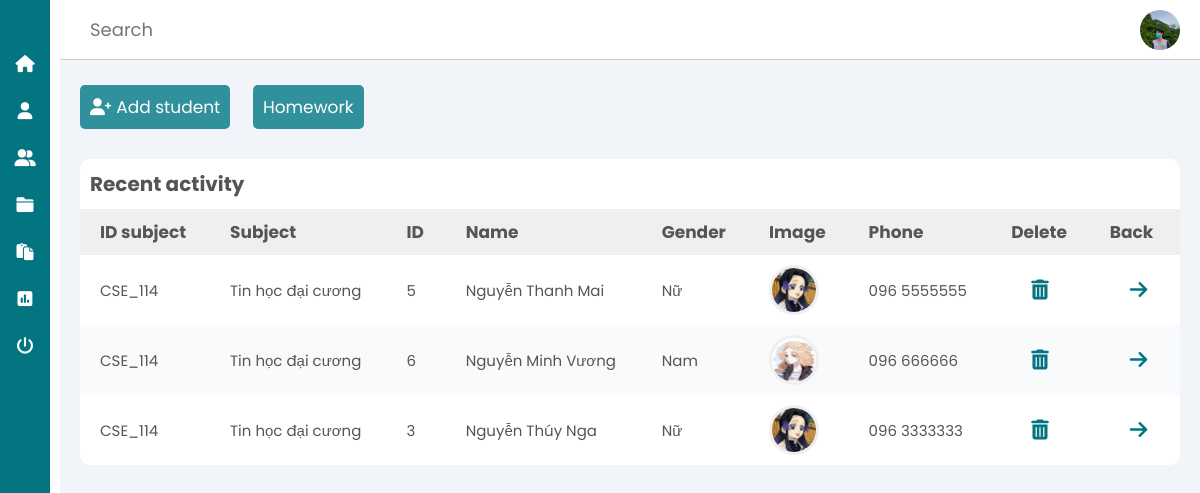
The app's page /teacher/register.php?id_subject=CSE_114 (signed in) with its own data.
### tables this page shows
CREATE TABLE `tb_student` (
  `id_student` int(11) NOT NULL,
  `user_id` int(11) DEFAULT NULL,
  `name_student` varchar(50) DEFAULT NULL,
  `gender` tinyint(4) DEFAULT NULL,
  `image_student` char(30) DEFAULT NULL,
  `phone` char(15) DEFAULT NULL
);

CREATE TABLE `tb_subject` (
  `id_subject` char(30) NOT NULL,
  `name_subject` varchar(100) DEFAULT NULL,
  `description` varchar(100) DEFAULT NULL,
  `img_subject` char(30) DEFAULT NULL
);

### teacher/register.php (the view)
<?php
    include('header.php');
    if(isset($_GET['id_subject'])){
        $id = $_GET['id_subject'];
    }
?>
    <main>
        <a href="add_register.php?id_subject=<?php echo $id;?>" class="btn btn-add" style="margin-right: 2rem;">
            <i class="fas fa-user-plus" style="margin-right: 0.5rem;"></i>Add student
        </a>
        <a href="homework_id.php?id_subject=<?php echo $id;?>" class="btn btn-add">Homework</a>
        <section class="recent">
            <div class="activity-grid">
                <div class="activity-card">
                    <h3>Recent activity</h3>
                    <div class="table-responsive">
                        <table>
                            <thead>
                                <tr>
                                    <th>ID subject</th>
                                    <th>Subject</th>
                                    <th>ID</th>
                                    <th>Name</th>
                                    <th>Gender</th>
                                    <th>Image</th>
                                    <th>Phone</th>
                                    <th>Delete</th>
                                    <th>Back</th>
                                </tr>
                            </thead>
                            <tbody>
                                <?php
                                    $sql = "SELECT name_subject, tb_student.id_student, name_student, gender, image_student, phone
                                            FROM tb_student, tb_subject, tb_register
                                            WHERE tb_student.id_student=tb_register.id_student
                                                    AND tb_subject.id_subject = tb_register.id_subject
                                                    AND tb_subject.id_subject = '$id'";
                                    $res = mysqli_query($conn, $sql);
                                    if($res == TRUE)
                                    {
                                        $count = mysqli_num_rows($res);
                                        if($count>0)
                                        {
                                            while($row = mysqli_fetch_assoc($res))
                                            {
                                                $name_sub = $row['name_subject'];
                                                $id_std = $row['id_student'];
                                                $name = $row['name_student'];
                                                $gender = $row['gender'];
                                                $img = $row['image_student'];
                                                $phone = $row['phone'];
                                ?>
                                                <tr>
                                                    <td><?php echo $id; ?></td>
                                                    <td><?php echo $name_sub; ?></td>
                                                    <td><?php echo $id_std;?></td>
                                                    <td><?php echo $name; ?></td>
                                                    <td>
                                                        <?php
                                                            if($gender == 1)
                                                            {
                                                                echo "Nam";
                                                            }
                                                            else
                                                            {
                                                                echo "Nữ";
                                                            }
                                                        ?>
                                                    </td>
                                                    <td class="td-team">
                                                        <div class="img-1 img_alone">
                                                            <img src="../image/<?php echo $img?>" alt="">
                                                        </div>
                                                    </td>
                                                    <td><?php echo $phone;?></td>
                                                    <td>
                                                        <a href="delete_register.php?id_sub=<?php echo $id;?>&&id_std=<?php echo $id_std;?>" class="update-icon">
                                                            <i class="fas fa-trash-alt"></i>
                                                        </a>
                                                    </td>
                                                    <td>
                                                        <a href="contact.php" class="delete-icon">
                                                            <i class="fas fa-arrow-right"></i>
                                                        </a>
                                                    </td>
                                                </tr>
                                <?php
                                            }
                                        }
                                        else
                                        {
                                        }
                                    }
                                ?>
                            </tbody>
                        </table>
                    </div>
                </div>
            </div>
        </section>
    </div>
<?php
    include('footer.php');
?>

### teacher/css/teacher.css (style rules this page uses)
* { font-family: 'Poppins', sans-serif; margin: 0; padding: 0; box-sizing: border-box; outline: none; border:none; text-decoration: none; transition: all .3s linear; transition: width none; list-style: none; }
.btn { display: inline-block; padding: 0.9rem 1rem; border-radius: 0.5rem; color: #fff; background-color: var(--btn-add); font-size: 1.7rem; cursor: pointer; }
.btn-add { margin-top: 1.5rem; }
.update-icon, .delete-icon { font-size: 2rem; margin-left: 1rem; color: var(--main-color); padding: 0 1rem; }
main { margin-top: 6rem; background: #f1f5f9; min-height: 90vh; padding: 1rem 2rem; }
.recent { margin-top: 3rem; margin-bottom: 3rem; }
.recent .activity-grid { display: grid; grid-template-columns: 100%; grid-column-gap: 1rem; }
.recent .activity-card { background: #fff; border-radius: 1rem; }
.recent .activity-grid .activity-card h3 { color: var(--text); margin: 1rem; font-size: 2rem; }
.recent .activity-grid .activity-card table { width: 100%; border-collapse: collapse; }
.recent .activity-grid .activity-card table thead { background: #efefef; text-align: left; }
th, td { font-size: 1.7rem; padding: 1rem 2rem; color: var(--text); }
td { font-size: 1.5rem; }
tbody tr:nth-child(even) { background: #f9fafc; }
.td-team { display: flex; align-items: center; }
.td-team .img-1 img { height: 4.5rem; width: 4.5rem; border-radius: 50%; margin-left: -1.5rem; border: 0.3rem solid #efefef; background-size: cover; background-repeat: no-repeat; }
.td-team .img_alone img { height: 5rem; width: 5rem; border-radius: 50%; margin-left: 0; }

### records on screen
tb_student: tb_subject.name_subject "Tin học đại cương", id_student "5", name_student "Nguyễn Thanh Mai", gender "Nữ", image_student (picture), phone "096 5555555"
tb_student: tb_subject.name_subject "Tin học đại cương", id_student "6", name_student "Nguyễn Minh Vương", gender "Nam", image_student (picture), phone "096 666666"
tb_student: tb_subject.name_subject "Tin học đại cương", id_student "3", name_student "Nguyễn Thúy Nga", gender "Nữ", image_student (picture), phone "096 3333333"
